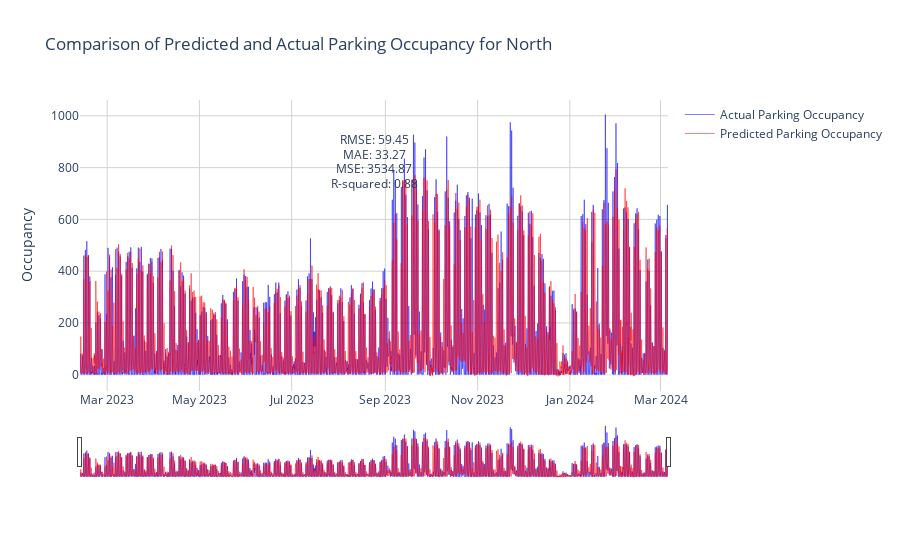

Notebook code cell kept with this figure:
### Code cell
import plotly.graph_objects as go


# Create a new figure
fig = go.Figure()


# Add trace for the actual values
fig.add_trace(go.Scatter(x=testing_actual_vs_pred_df.index, y=testing_actual_vs_pred_df['Actual'],
                         name='Actual Parking Occupancy',
                         line=dict(color='blue', width=0.5),
                         hovertemplate='<b>Date</b>: %{x|%m-%d-%Y}<br>' +
                                       '<b>Actual Occupancy</b>: %{y}<br>' +
                                       '<b>Day of Week</b>: %{x| %A}<extra></extra>'))


# Add trace for the predicted values
fig.add_trace(go.Scatter(x=testing_actual_vs_pred_df.index, y=testing_actual_vs_pred_df['Predicted'],
                         name='Predicted Parking Occupancy',
                         line=dict(color='red', width=0.5),
                         hovertemplate='<b>Date</b>: %{x|%m-%d-%Y}<br>' +
                                       '<b>Predicted Occupancy</b>: %{y}<br>' +
                                       '<b>Day of Week</b>: %{x| %A}<extra></extra>'))


# Update layout
fig.update_layout(
    title=f'Comparison of Predicted and Actual Parking Occupancy for {parking_lot_to_predict}',
    xaxis=dict(
        rangeslider=dict(visible=True),
        type='date'
    ),
    yaxis_title='Occupancy',
    template='plotly_white',
    annotations=[
        dict(xref='paper', yref='paper', x=0.5, y=0.9,
             text=f'RMSE: {rmse:.2f}', showarrow=False),
        dict(xref='paper', yref='paper', x=0.5, y=0.85,
             text=f'MAE: {mae:.2f}', showarrow=False),
        dict(xref='paper', yref='paper', x=0.5, y=0.8,
             text=f'MSE: {mse:.2f}', showarrow=False),
        dict(xref='paper', yref='paper', x=0.5, y=0.75,
             text=f'R-squared: {r2:.2f}', showarrow=False)
    ]
)

# Update axes appearance
fig.update_xaxes(showgrid=True, gridwidth=1, gridcolor='lightgrey')
fig.update_yaxes(showgrid=True, gridwidth=1, gridcolor='lightgrey')

# Show the plot
fig.show()

### Figure 1 — Plotly figure (JSON) as saved in the notebook; plotly's stock layout.template omitted (floating-point values rounded to 4 significant figures; data arrays with more than 128 entries replaced by an {"elided": "..."} marker saying what was removed)
{"data": [{"hovertemplate": "<b>Date</b>: %{x|%m-%d-%Y}<br><b>Actual Occupancy</b>: %{y}<br><b>Day of Week</b>: %{x| %A}<extra></extra>", "line": {"color": "blue", "width": 0.5}, "name": "Actual Parking Occupancy", "type": "scatter", "x": {"elided": "11172 str values"}, "y": {"elided": "11172 int values"}}, {"hovertemplate": "<b>Date</b>: %{x|%m-%d-%Y}<br><b>Predicted Occupancy</b>: %{y}<br><b>Day of Week</b>: %{x| %A}<extra></extra>", "line": {"color": "red", "width": 0.5}, "name": "Predicted Parking Occupancy", "type": "scatter", "x": {"elided": "11172 str values"}, "y": {"elided": "11172 float values"}}], "layout": {"annotations": [{"showarrow": false, "text": "RMSE: 59.45", "x": 0.5, "xref": "paper", "y": 0.9, "yref": "paper"}, {"showarrow": false, "text": "MAE: 33.27", "x": 0.5, "xref": "paper", "y": 0.85, "yref": "paper"}, {"showarrow": false, "text": "MSE: 3534.87", "x": 0.5, "xref": "paper", "y": 0.8, "yref": "paper"}, {"showarrow": false, "text": "R-squared: 0.88", "x": 0.5, "xref": "paper", "y": 0.75, "yref": "paper"}], "title": {"text": "Comparison of Predicted and Actual Parking Occupancy for North"}, "xaxis": {"gridcolor": "lightgrey", "gridwidth": 1, "rangeslider": {"visible": true}, "showgrid": true, "type": "date"}, "yaxis": {"gridcolor": "lightgrey", "gridwidth": 1, "showgrid": true, "title": {"text": "Occupancy"}}}}
